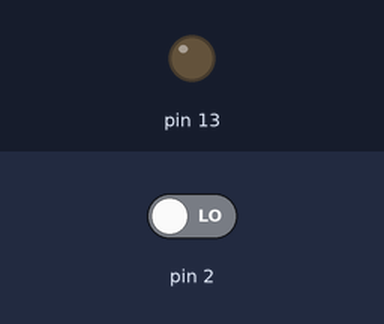
Bench run of a sketch on a simulated Arduino Uno, built with avr-gcc and run on an emulated ATmega328P. Shown: output pins drawn as LEDs (lit = HIGH). Inputs (shaded band) come from the test bench; at power-on: pin 2 LOW.

Above: at 1.2 s.
1.3 s: pin 2 driven HIGH
At 2.5 s:
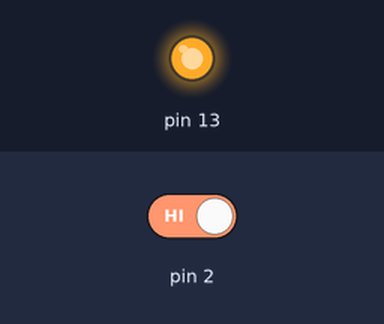
2.8 s: pin 2 driven LOW
At 3.8 s:
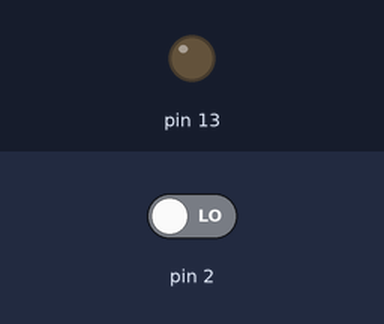
Timing chart, 0 to 5.8 s (numbered marks = the images above; inputs shaded):
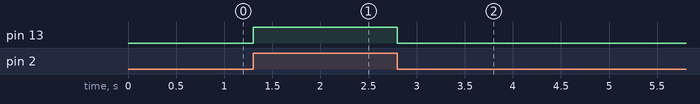

The sketch:

_01_Digital_IO.ino
```cpp
void setup()
{
 pinMode(13,OUTPUT);
 pinMode(2,INPUT);
}

void loop()
{
  if(digitalRead(2)==1)
  {
    digitalWrite(13,HIGH);
    delay(50);
  }
  else
  {
    digitalWrite(13,LOW);
    delay(50);
  }
}
```

Measured:
- after the input at 1.3 s, pin 13: LOW → HIGH at once
- after the input at 2.8 s, pin 13: HIGH → LOW at once
